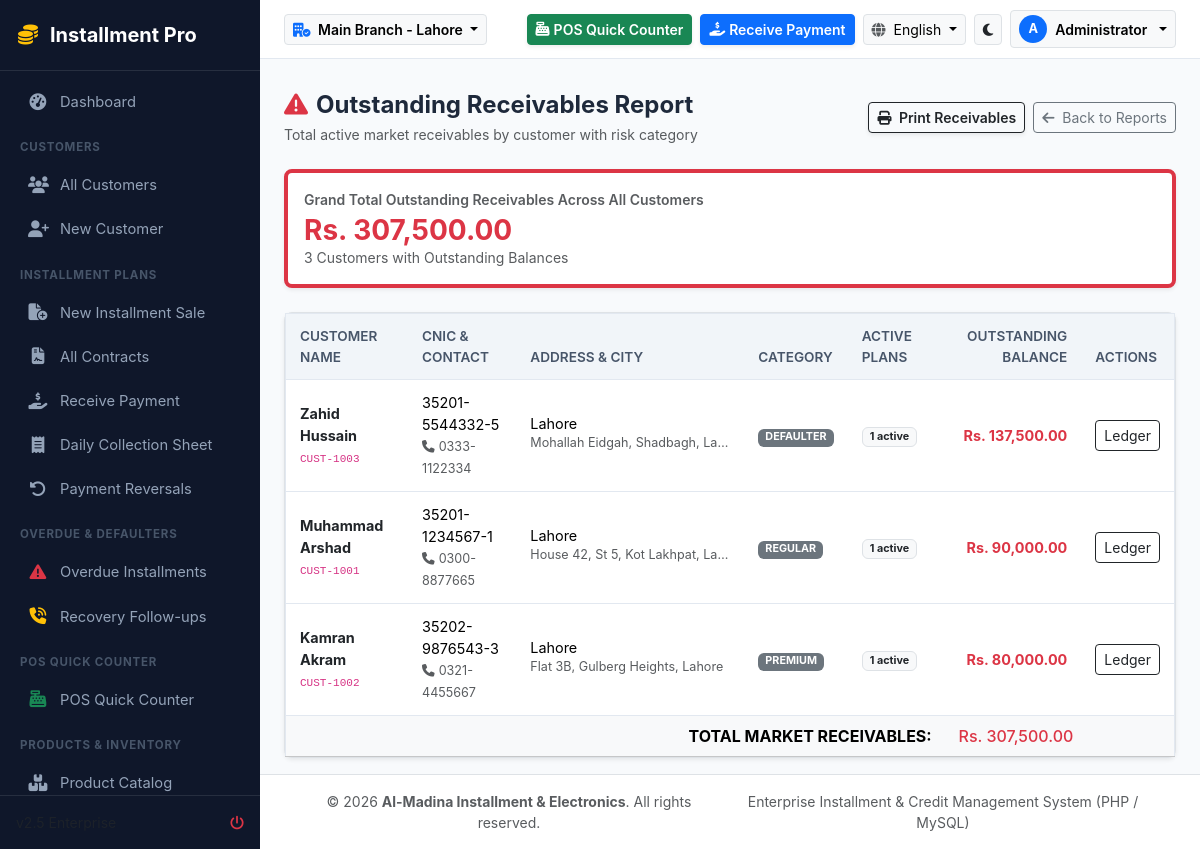
/reports/receivables.php (signed in), run on the app's committed database.
### tables this page shows
CREATE TABLE IF NOT EXISTS `branches` (
    `id` INT AUTO_INCREMENT PRIMARY KEY,
    `branch_code` VARCHAR(20) NOT NULL UNIQUE,
    `name` VARCHAR(150) NOT NULL,
    `urdu_name` VARCHAR(150) NULL,
    `phone` VARCHAR(50) NULL,
    `address` TEXT NULL,
    `city` VARCHAR(100) DEFAULT 'Lahore',
    `is_active` TINYINT(1) DEFAULT 1,
    `created_at` TIMESTAMP DEFAULT CURRENT_TIMESTAMP
);

CREATE TABLE IF NOT EXISTS `customers` (
    `id` INT AUTO_INCREMENT PRIMARY KEY,
    `branch_id` INT NOT NULL,
    `customer_code` VARCHAR(30) NOT NULL UNIQUE,
    `full_name` VARCHAR(150) NOT NULL,
    `father_husband_name` VARCHAR(150) NULL,
    `urdu_name` VARCHAR(150) NULL,
    `cnic` VARCHAR(30) NOT NULL,
    `phone` VARCHAR(30) NOT NULL,
    `whatsapp` VARCHAR(30) NULL,
    `alt_phone` VARCHAR(30) NULL,
    `email` VARCHAR(100) NULL,
    `current_address` TEXT NOT NULL,
    `permanent_address` TEXT NULL,
    `city` VARCHAR(100) DEFAULT 'Lahore',
    `occupation` VARCHAR(100) NULL,
    `employer_name` VARCHAR(150) NULL,
    `monthly_income` DECIMAL(12,2) DEFAULT 0.00,
    `credit_limit` DECIMAL(12,2) DEFAULT 200000.00,
    `category` ENUM('new', 'regular', 'premium', 'high_risk', 'defaulter', 'blacklisted') DEFAULT 'new',
    `status` ENUM('active', 'inactive', 'blacklisted') DEFAULT 'active',
    `photo` VARCHAR(255) NULL,
    `cnic_front` VARCHAR(255) NULL,
    `cnic_back` VARCHAR(255) NULL,
    `notes` TEXT NULL,
    `created_by` INT NULL,
    `created_at` TIMESTAMP DEFAULT CURRENT_TIMESTAMP,
    `updated_at` TIMESTAMP DEFAULT CURRENT_TIMESTAMP ON UPDATE CURRENT_TIMESTAMP,
    INDEX (`cnic`),
    INDEX (`phone`),
    INDEX (`branch_id`)
);

### config/lang.php (called while the page is built, shortened)
<?php
function current_lang(): string {
    return $_SESSION['app_lang'] ?? 'en';
}
function is_rtl(): bool {
    return current_lang() === 'ur';
}
function __($key): string {
    $lang = current_lang();
    return $GLOBALS['LANG'][$lang][$key] ?? $GLOBALS['LANG']['en'][$key] ?? $key;
}

### config/auth.php (called while the page is built, shortened)
<?php
function is_logged_in(): bool {
    $userId = $_SESSION['installment_user_id'] ?? $_SESSION['user_id'] ?? null;
    return !empty($userId);
}
function current_user(): ?array {
    $userId = (int)($_SESSION['installment_user_id'] ?? $_SESSION['user_id'] ?? 0);
    return [
        'id' => $_SESSION['installment_user_id'] ?? $_SESSION['user_id'] ?? $userId,
        'username' => $_SESSION['username'] ?? 'User',
        'full_name' => $_SESSION['full_name'] ?? 'User',
        'role_id' => $_SESSION['role_id'] ?? 1,
        'role_name' => $_SESSION['role_name'] ?? 'User',
        'branch_id' => $_SESSION['branch_id'] ?? 1,
        'permissions' => $_SESSION['permissions'] ?? []
    ];
}
function current_branch_id(): int {
    return (int)($_SESSION['active_branch_id'] ?? 1);
}

### config/db.php (called while the page is built, shortened)
<?php
class DB {
    private static ?PDO $instance = null;
    public static function getConnection(): PDO {
        if (self::$instance === null) {
            try {
                $dsn = "mysql:host=" . DB_HOST . ";port=" . DB_PORT . ";dbname=" . DB_NAME . ";charset=utf8mb4";
                self::$instance = new PDO($dsn, DB_USER, DB_PASS, [
                    PDO::ATTR_ERRMODE            => PDO::ERRMODE_EXCEPTION,
                    PDO::ATTR_DEFAULT_FETCH_MODE => PDO::FETCH_ASSOC,
                    PDO::ATTR_EMULATE_PREPARES   => false,
                    PDO::MYSQL_ATTR_INIT_COMMAND => "SET NAMES utf8mb4"
                ]);
            } catch (PDOException $e) {
                die("Database Connection Error: " . htmlspecialchars($e->getMessage()) . "<br>Please ensure MySQL is running on port " . DB_PORT . " and run <a href='" . BASE_URL . "/setup.php'>setup.php</a>");
            }
        }
        return self::$instance;
    }
    public static function query(string $sql, array $params = []): PDOStatement {
        $stmt = self::getConnection()->prepare($sql);
        $stmt->execute($params);
        return $stmt;
    }
    public static function fetch(string $sql, array $params = []): ?array {
        $result = self::query($sql, $params)->fetch();
        return $result ?: null;
    }
    public static function fetchAll(string $sql, array $params = []): array {
        return self::query($sql, $params)->fetchAll();
    }
}

### config/helpers.php (called while the page is built, shortened)
<?php
function format_currency(float|int|string|null $amount): string {
    $num = (float)($amount ?? 0);
    $curr = is_rtl() ? 'روپے ' : 'Rs. ';
    return $curr . number_format($num, 2);
}

### reports/receivables.php (the view)
<?php
require_once __DIR__ . '/../includes/header.php';
$branchId = current_branch_id();
$customers = DB::fetchAll("SELECT cust.*,
    COALESCE(SUM(c.balance_amount), 0) as total_receivable,
    COUNT(c.id) as active_contracts_count
    FROM customers cust
    JOIN installment_contracts c ON cust.id = c.customer_id
    WHERE c.branch_id = ? AND c.status IN ('active', 'overdue', 'defaulted')
    GROUP BY cust.id
    HAVING total_receivable > 0
    ORDER BY total_receivable DESC", [$branchId]);
$grandReceivable = 0;
foreach ($customers as $cu) {
    $grandReceivable += (float)$cu['total_receivable'];
}
?>
<div class="d-flex flex-column flex-sm-row justify-content-between align-items-sm-center mb-4 gap-3 no-print">
    <div>
        <h4 class="fw-bold mb-1"><i class="fa-solid fa-triangle-exclamation text-danger me-2"></i>Outstanding Receivables Report</h4>
        <p class="text-muted small mb-0">Total active market receivables by customer with risk category</p>
    </div>
    <div class="d-flex gap-2">
        <button onclick="window.print()" class="btn btn-outline-dark btn-sm fw-semibold shadow-sm">
            <i class="fa-solid fa-print me-1"></i> Print Receivables
        </button>
        <a href="<?= BASE_URL ?>/reports/index.php" class="btn btn-outline-secondary btn-sm">
            <i class="fa-solid fa-arrow-left me-1"></i> Back to Reports
        </a>
    </div>
</div>
<div class="card p-3 border rounded-3 bg-body shadow-sm mb-4 border-start border-4 border-danger">
    <div class="text-muted small fw-semibold">Grand Total Outstanding Receivables Across All Customers</div>
    <div class="h3 fw-bold text-danger mt-1 mb-0"><?= format_currency($grandReceivable) ?></div>
    <small class="text-muted"><?= count($customers) ?> Customers with Outstanding Balances</small>
</div>
<div class="card border rounded-3 shadow-sm">
    <div class="table-responsive">
        <table class="table table-hover align-middle mb-0 table-custom">
            <thead>
                <tr>
                    <th>Customer Name</th>
                    <th>CNIC & Contact</th>
                    <th>Address & City</th>
                    <th>Category</th>
                    <th>Active Plans</th>
                    <th class="text-end">Outstanding Balance</th>
                    <th class="no-print">Actions</th>
                </tr>
            </thead>
            <tbody>
                <?php if (empty($customers)): ?>
                    <tr><td colspan="7" class="text-center py-4 text-muted">No outstanding customer balances!</td></tr>
                <?php else: ?>
                    <?php foreach ($customers as $cu): ?>
                    <tr>
                        <td>
                            <div class="fw-bold">
                                <a href="<?= BASE_URL ?>/customers/view.php?id=<?= $cu['id'] ?>" class="text-decoration-none text-body">
                                    <?= htmlspecialchars($cu['full_name']) ?>
                                </a>
                            </div>
                            <small class="text-muted"><code><?= htmlspecialchars($cu['customer_code']) ?></code></small>
                        </td>
                        <td>
                            <div><?= htmlspecialchars($cu['cnic']) ?></div>
                            <small class="text-muted"><i class="fa-solid fa-phone me-1"></i><?= htmlspecialchars($cu['phone']) ?></small>
                        </td>
                        <td>
                            <div><?= htmlspecialchars($cu['city']) ?></div>
                            <small class="text-muted text-truncate d-inline-block" style="max-width:200px;"><?= htmlspecialchars($cu['current_address']) ?></small>
                        </td>
                        <td><span class="badge bg-secondary text-uppercase"><?= str_replace('_', ' ', $cu['category']) ?></span></td>
                        <td><span class="badge bg-light text-dark border"><?= $cu['active_contracts_count'] ?> active</span></td>
                        <td class="text-end fw-bold text-danger"><?= format_currency($cu['total_receivable']) ?></td>
                        <td class="no-print">
                            <a href="<?= BASE_URL ?>/customers/ledger.php?id=<?= $cu['id'] ?>" class="btn btn-sm btn-outline-dark">
                                Ledger
                            </a>
                        </td>
                    </tr>
                    <?php endforeach; ?>
                <?php endif; ?>
            </tbody>
            <tfoot class="table-light fw-bold">
                <tr>
                    <td colspan="5" class="text-end text-uppercase">Total Market Receivables:</td>
                    <td class="text-end text-danger h6 mb-0"><?= format_currency($grandReceivable) ?></td>
                    <td class="no-print"></td>
                </tr>
            </tfoot>
        </table>
    </div>
</div>
<?php require_once __DIR__ . '/../includes/footer.php'; ?>

### includes/header.php (shortened to what this page needs)
<?php
$currentUser = current_user();
$activeBranchId = current_branch_id();
$branches = DB::fetchAll("SELECT * FROM branches WHERE is_active = 1 ORDER BY id ASC");
$activeBranch = DB::fetch("SELECT * FROM branches WHERE id = ?", [$activeBranchId]) ?? ($branches[0] ?? ['name' => 'Main Branch']);
$themeMode = $_SESSION['theme_mode'] ?? 'light';
$lang = current_lang();
$isRtl = is_rtl();
?>
<!DOCTYPE html>
<html lang="<?= $lang ?>" dir="<?= $isRtl ? 'rtl' : 'ltr' ?>" data-bs-theme="<?= $themeMode ?>">
<head>
    <link rel="stylesheet" href="https://cdn.jsdelivr.net/npm/bootstrap@5.3.2/dist/css/bootstrap.min.css">
    <link rel="stylesheet" href="https://cdnjs.cloudflare.com/ajax/libs/font-awesome/6.5.1/css/all.min.css">
    <link rel="stylesheet" href="<?= BASE_URL ?>/assets/css/custom.css">
</head>
<body dir="<?= $isRtl ? 'rtl' : 'ltr' ?>">
<div id="app-wrapper">
    <?php include __DIR__ . '/sidebar.php'; ?>
    <div id="main-content">
        <header class="top-navbar">
            <div class="d-flex align-items-center gap-3">
                <div class="dropdown">
                    <button class="btn btn-sm btn-light border dropdown-toggle fw-semibold" type="button" data-bs-override="true" data-bs-toggle="dropdown">
                        <i class="fa-solid fa-building-circle-check text-primary me-1"></i>
                        <?= htmlspecialchars($isRtl && !empty($activeBranch['urdu_name']) ? $activeBranch['urdu_name'] : $activeBranch['name']) ?>
                    </button>
                </div>
            </div>
            <div class="d-flex align-items-center gap-2">
                <a href="<?= BASE_URL ?>/pos/index.php" class="btn btn-sm btn-success fw-semibold d-none d-sm-inline-flex align-items-center gap-1 shadow-sm">
                    <i class="fa-solid fa-cash-register"></i> <?= __('pos') ?>
                </a>
                <a href="<?= BASE_URL ?>/collection/receive.php" class="btn btn-sm btn-primary fw-semibold d-none d-md-inline-flex align-items-center gap-1 shadow-sm">
                    <i class="fa-solid fa-hand-holding-dollar"></i> <?= __('receive_payment') ?>
                </a>
                <div class="dropdown">
                    <button class="btn btn-sm btn-light border dropdown-toggle" type="button" data-bs-toggle="dropdown">
                        <i class="fa-solid fa-globe text-muted me-1"></i>
                        <?= $lang === 'ur' ? 'اردو' : 'English' ?>
                    </button>
                </div>
                <a href="?theme=<?= $themeMode === 'light' ? 'dark' : 'light' ?>" class="btn btn-sm btn-light border" title="Toggle Light/Dark Theme">
                    <i class="fa-solid <?= $themeMode === 'light' ? 'fa-moon text-dark' : 'fa-sun text-warning' ?>"></i>
                </a>
                <div class="dropdown">
                    <button class="btn btn-sm btn-light border dropdown-toggle d-flex align-items-center gap-2" type="button" data-bs-toggle="dropdown">
                        <div class="bg-primary text-white rounded-circle d-flex align-items-center justify-content-center" style="width:28px;height:28px;font-size:0.8rem;font-weight:700;">
                            <?= strtoupper(substr($currentUser['username'] ?? 'U', 0, 1)) ?>
                        </div>
                        <span class="d-none d-md-inline fw-semibold"><?= htmlspecialchars($currentUser['full_name']) ?></span>
                    </button>
                </div>
            </div>
        </header>
        <div class="container-fluid pt-3 px-4">
        </div>
        <main class="flex-grow-1 px-4 py-3">

### assets/css/custom.css (style rules this page uses)
:root { --primary-color: #1e3a8a; --primary-hover: #172554; --secondary-color: #0d9488; --accent-color: #f59e0b; --bg-light: #f8fafc; --card-bg: #ffffff; --text-main: #1e293b; --text-muted: #64748b; --border-color: #e2e8f0; --sidebar-width: 260px; --sidebar-bg: #0f172a; --sidebar-text: #94a3b8; --sidebar-active: #2563eb; }
html, body { height: 100%; margin: 0; padding: 0; overflow: hidden; }
body { background-color: var(--bg-light); color: var(--text-main); font-family: -apple-system, BlinkMacSystemFont, "Segoe UI", Roboto, "Helvetica Neue", Arial, sans-serif; min-height: 100vh; display: flex; flex-direction: column; }
#app-wrapper { display: flex; height: 100vh; max-height: 100vh; width: 100%; overflow: hidden; }
#main-content { flex-grow: 1; height: 100vh; max-height: 100vh; display: flex; flex-direction: column; overflow-y: auto; overflow-x: hidden; }
.top-navbar { position: sticky; top: 0; z-index: 1020; background: var(--card-bg); border-bottom: 1px solid var(--border-color); padding: 10px 24px; display: flex; align-items: center; justify-content: space-between; flex-shrink: 0; }
.table-custom { background: var(--card-bg); border-radius: 10px; border: 1px solid var(--border-color); }
.table-responsive { min-height: 280px; overflow-x: auto; }
.table-custom thead th { background: #f1f5f9; color: #475569; font-weight: 600; font-size: 0.85rem; text-transform: uppercase; border-bottom: 1px solid var(--border-color); padding: 12px 14px; }
.table-custom tbody td { padding: 12px 14px; vertical-align: middle; font-size: 0.9rem; border-bottom: 1px solid var(--border-color); }

### data on the page
branches: name "Main Branch - Lahore"
customers: full_name "Zahid Hussain", customer_code "CUST-1003", cnic "35201-5544332-5", phone "0333-1122334", city "Lahore", current_address "Mohallah Eidgah, Shadbagh, La…", category "DEFAULTER", active_contracts_count "1", total_receivable "Rs. 137,500.00"
customers: full_name "Muhammad Arshad", customer_code "CUST-1001", cnic "35201-1234567-1", phone "0300-8877665", city "Lahore", current_address "House 42, St 5, Kot Lakhpat, La…", category "REGULAR", active_contracts_count "1", total_receivable "Rs. 90,000.00"
customers: full_name "Kamran Akram", customer_code "CUST-1002", cnic "35202-9876543-3", phone "0321-4455667", city "Lahore", current_address "Flat 3B, Gulberg Heights, Lahore", category "PREMIUM", active_contracts_count "1", total_receivable "Rs. 80,000.00"

### other printed values
__('app_name') "Installment Pro"
__('dashboard') "Dashboard"
__('customers') "CUSTOMERS"
__('customer_list') "All Customers"
__('new_customer') "New Customer"
__('installment_plans') "INSTALLMENT PLANS"
__('new_contract') "New Installment Sale"
__('all_contracts') "All Contracts"
__('receive_payment') "Receive Payment"
__('daily_collection') "Daily Collection Sheet"
__('payment_reversals') "Payment Reversals"
__('defaulters') "OVERDUE & DEFAULTERS"
__('overdue_list') "Overdue Installments"
__('followups') "Recovery Follow-ups"
__('pos') "POS QUICK COUNTER"
